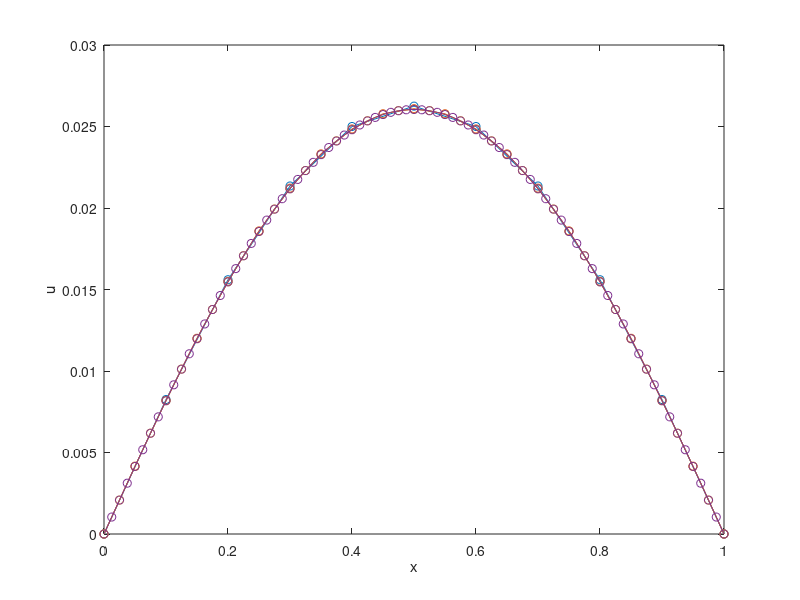

Recreate this plot in MATLAB.
% parametrit
beta = 0;
u0 = 0;
uN = 0;
f = @(x) x - x^2;

function result = solveAndPlot(beta, u0, uN, f, stepCount)
  stepLength = 1 / stepCount;
  stepInvSq = 1 / stepLength^2;
  % u:n kerroinmatriisi
  uCoefs = zeros(stepCount - 1, stepCount - 1);
  uCoefs(1, 1) = 2 * stepInvSq + beta;
  for i = 2 : stepCount - 1
    uCoefs(i, i) = 2 * stepInvSq + beta;
    uCoefs(i, i-1) = -1 * stepInvSq;
    uCoefs(i-1, i) = -1 * stepInvSq;
  end

  % yhtalon oikea puoli
  rhs = zeros(stepCount - 1, 1);
  % ei paatepisteita mukaan
  x = stepLength : stepLength : 1 - stepLength;
  for i = 1 : stepCount - 1
    rhs(i) = f(x(i));
  end
  rhs(1) = rhs(1) + u0 * stepInvSq;
  rhs(stepCount - 1) = rhs(stepCount - 1) + uN * stepInvSq;

  result = uCoefs \ rhs;
  result = [u0; result; uN];

  plot(0:stepLength:1, result, '-o')
  xlabel('x')
  ylabel('u')
  hold on
end

stepCounts = [10 20 40 80];
knownSolution = @(x) (1/12) * (x^4 - 2*x^3 + x);
for i = 1 : length(stepCounts)
  result = solveAndPlot(beta, u0, uN, f, stepCounts(i));

  x = 0 : 1 / stepCounts(i) : 1;
  accurateResult = zeros(stepCounts(i) + 1, 1);
  for i = 1 : stepCounts(i) + 1
    accurateResult(i) = knownSolution(x(i));
  end

  diff = result - accurateResult;
  diffNorm = norm(diff)
end

